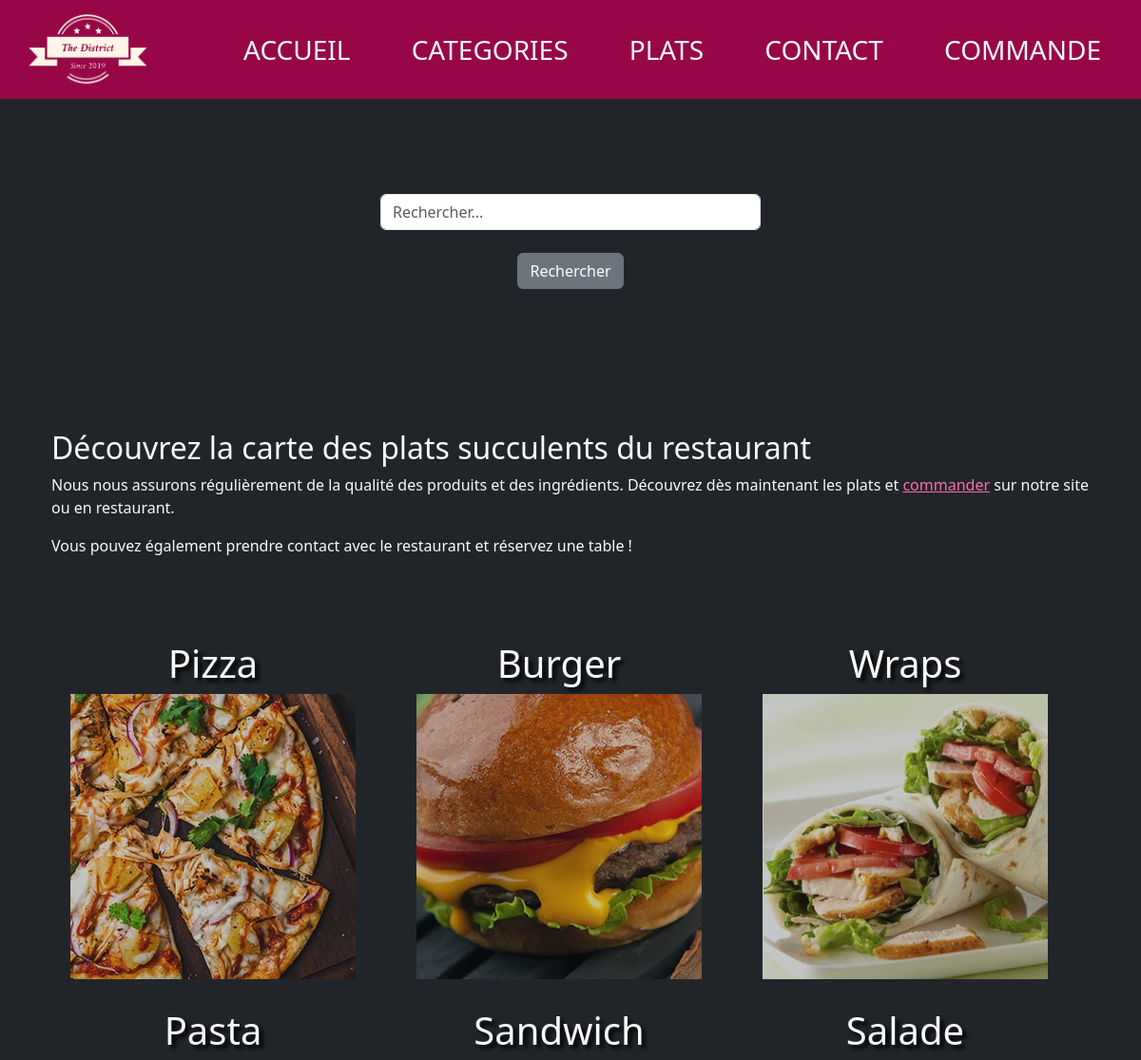
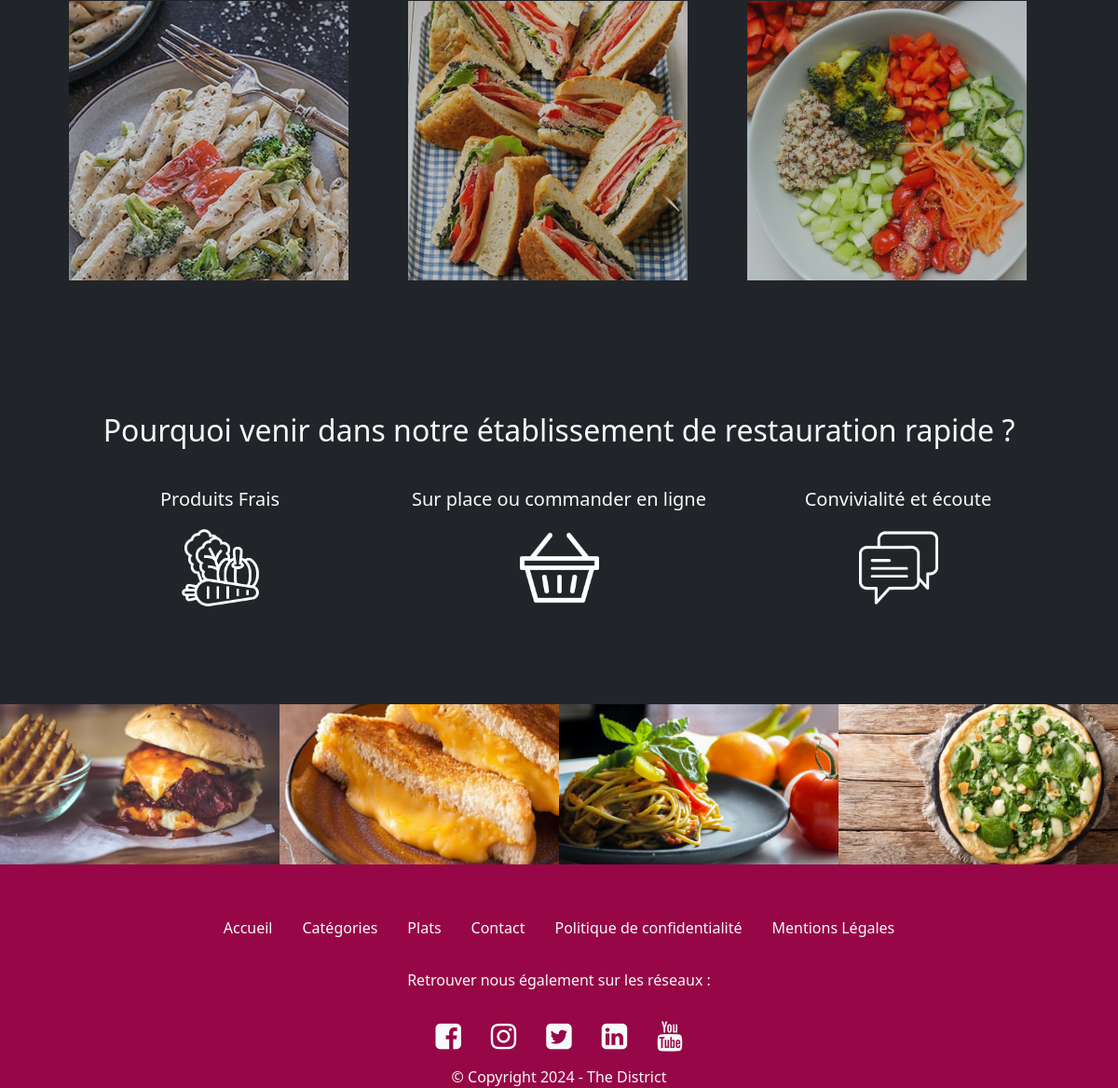
/FRONT/index.php, run on the app's committed database (2 pictures, top to bottom).
### tables this page shows
CREATE TABLE `categorie` (
  `id` int(11) NOT NULL,
  `libelle` varchar(100) NOT NULL,
  `image` varchar(255) NOT NULL,
  `active` varchar(10) NOT NULL
);

### FRONT/DAO.php (called while the page is built, shortened)
<?php
function getCatIndex($db)
{
    $query = $db->query("SELECT * FROM categorie WHERE active = 'Yes' LIMIT 6");
    $query->execute();
    $categorie = $query->fetchAll(PDO::FETCH_OBJ);
    return $categorie;
}

### FRONT/index.php (the view, shortened to what this page needs)
<?php
include 'header.php';
include 'db_connect.php';
require_once("DAO.php");
?>
<div class="bandeau img-fluid d-flex align-items-center justify-content-center parallax">
    <form class="col-8 mx-auto" action="" method="get">
        <div class="col-6 text-center  mx-auto">
            <input name="search" class="form-control" type="search" placeholder="Rechercher..." aria-label="Search">
            <button name="submit" class="btn btn-secondary mt-4" type="submit">Rechercher</button>
        </div>
    </form>
</div>
<div class="bg-dark">
    <div class="text-light p-4">
        <div class="container p-4">
            <h2> Découvrez la carte des plats succulents du restaurant </h2>
            <p>Nous nous assurons régulièrement de la qualité des produits et des ingrédients.
                Découvrez dès maintenant les plats et <a class="colortxt_district" href="plats.php">commander</a> sur notre site ou en restaurant.</p>
            <p>Vous pouvez également prendre contact avec le restaurant et réservez une table !</p>
        </div>
    </div>
    <div class="container text-center p-4">
        <div id="menu-cat" class="row col-12">
            <?php
            $categories = getCatIndex($db);
            foreach ($categories as $cat): ?>
                <div class="col-4 mb-4 text-light">
                    <h3 class="fs-1"><?= $cat->libelle ?></h3>
                    <a class="nav-link" href="plat.php?id_categorie=<?= $cat->id ?>">
                        <div class="portrait">
                            <img class="" src="images/category/thumbnails/thumbnails<?= $cat->id ?>.png" alt="<?= $cat->libelle ?>">
                        </div>
                    </a>
                </div>
            <?php endforeach; ?>
        </div>
    </div>
    <div id="etab_index" class="container text-light text-center">
        <h3 class="fs-2 p-2">Pourquoi venir dans notre établissement de restauration rapide ?</h3>
        <div class="row align-items-start p-4">
            <div class="col">
                <p class="fs-5">Produits Frais </p>
                <img class="w-25" src="images/vegetable.png" alt="">
            </div>
            <div class="col">
                <p class="fs-5">Sur place ou commander en ligne </p>
                <img class="w-25" src="images/shopping-basket.png" alt="">
            </div>
            <div class="col">
                <p class="fs-5">Convivialité et écoute </p>
                <img class="w-25" src="images/chat.png" alt="">
            </div>
        </div>
    </div>
    <div>
        <div class="slider-container slider-1">
            <div class="slider">
                <img class="img-fluid w-25 m-0 p-0" src="images/food/thumbfood/burger1.png" alt="">
                <img class="img-fluid w-25 m-0 p-0" src="images/food/thumbfood/food1.png" alt="">
                <img class="img-fluid w-25 m-0 p-0" src="images/food/thumbfood/pasta1.png" alt="">
                <img class="img-fluid w-25 m-0 p-0" src="images/food/thumbfood/pizza1.png" alt="">
            </div>
        </div>
    </div>
</div>
<?php include 'footer.php'; ?>

### FRONT/header.php (shortened to what this page needs)
<!DOCTYPE html>
<html lang="fr">
<head>
  <link rel="stylesheet" href="css/style.css">
  <link rel="stylesheet" href="https://cdnjs.cloudflare.com/ajax/libs/font-awesome/4.7.0/css/font-awesome.min.css">
  <link rel="stylesheet" href="https://cdn.jsdelivr.net/npm/bootstrap-icons@1.7.1/font/bootstrap-icons.css">
  <link href="css/bootstrap.min.css" rel="stylesheet">
  <link rel="stylesheet" href="css/bootstrap.rtl.min.css">
</head>
<body class="body bg-dark">
  <header>
    <nav id="nav" class="navbar navbar-expand-lg">
      <div class="container-fluid">
        <a class="navbar-brand" href="index.php">
          <img class="" src="images/the_district_brand/logo_transparent.png" width="128" alt="">
        </a>
        <div class="collapse navbar-collapse justify-content-end" id="navbarSupportedContent">
          <div class="blocknav green borderXwidth">
            <a href="index.php" class="text-light fs-3">ACCUEIL</a>
            <a href="categories.php" class="text-light fs-3">CATEGORIES</a>
            <a href="plats.php" class="text-light fs-3">PLATS</a>
            <a href="contact.php" class="text-light fs-3">CONTACT</a>
            <a href="commande.php" class="text-light fs-3">COMMANDE</a>
          </div>
        </div>
      </div>
    </nav>
  </header>

### FRONT/footer.php (shortened to what this page needs)
<footer class="footer text-light pt-5" style="background-color: #970747;">
        <ul class="nav justify-content-center  align-items-center">
            <li class="nav-item">
                <a class="nav-link text-light" href="index.php">Accueil</a>
            </li>
            <li class="nav-item">
                <a class="nav-link text-light" href="categories.php">Catégories</a>
            </li>
            <li class="nav-item">
                <a class="nav-link text-light" href="plats.php">Plats</a>
            </li>
            <li class="nav-item">
                <a href="contact.php" class="nav-link text-light">Contact</a>
            </li>
            <li class="nav-item">
                <a href="politique.php" class="nav-link text-light">Politique de confidentialité</a>
            </li>
            <li class="nav-item">
                <a href="mentions.php" class="nav-link text-light">Mentions Légales</a>
            </li>
        </ul>
        <p class="text-center top-2 mt-4">Retrouver nous également sur les réseaux :</p>
        <ul class="nav justify-content-center  align-items-center" style="font-size: 2em;">
            <li class="nav-item">
                <a class="nav-link text-light" href="#"><i class="fa fa-facebook-square" aria-hidden="true"></i></a>
            </li>
            <li class="nav-item">
                <a class="nav-link text-light" href="#"><i class="fa fa-instagram" aria-hidden="true"></i></a>
            </li>
            <li class="nav-item">
                <a class="nav-link text-light" href="#"><i class="fa fa-twitter-square" aria-hidden="true"></i></a>
            </li>
            <li class="nav-item">
                <a class="nav-link text-light" href="#"><i class="fa fa-linkedin-square" aria-hidden="true"></i></a>
            </li>
            <li class="nav-item">
                <a class="nav-link text-light" href="#"><i class="fa fa-youtube" aria-hidden="true"></i></a>
            </li>
        </ul>
        <p class="text-center m-0">&copy; Copyright 2024 - The District</p>
    </footer>
</body>
</html>

### FRONT/css/style.css (style rules this page uses)
body { margin: 0 auto; display: block; width: 100%; overflow-x: hidden; }
header { background-color: #970747; }
.colortxt_district { color: #ff6cae; }
div.blocknav { text-align: center; }
div.blocknav a { color: #FFF; text-decoration: none; margin: 0px 10px; padding: 10px 20px; position: relative; z-index: 0; cursor: pointer; }
div.borderXwidth a:before, div.borderXwidth a:after { position: absolute; opacity: 0; width: 0%; height: 2px; content: ''; background: #FFF; transition: all 0.3s; }
div.borderXwidth a:before { left: 0px; top: 0px; }
div.borderXwidth a:after { right: 0px; bottom: 0px; }
.bandeau { display: block; width: 100%; min-height : 100%; }
#menu-cat h3 { z-index: 1; position: relative; text-shadow: 4px 4px 4px #000000; }
.parallax { min-height: 300px; background-attachment: fixed; background-position: top; background-repeat: no-repeat; background-size: 100% cover; }
.portrait { overflow: hidden; display: inline-block; height: 300px;opacity: 75%; }
.portrait img { height: 100%; transition: all .5s; }
#etab_index { clear: both; padding-top: 80px; padding-bottom: 80px; }
.slider-1 { overflow: hidden; }
.slider-1 .slider { animation: slider-1 16s infinite ease-in-out; display: flex; }
.slider-1 img { flex-shrink: 0; padding: 72px 0; width: 100%; }

### data on the page
categorie: libelle "Pizza", shows a picture
categorie: libelle "Burger", shows a picture
categorie: libelle "Wraps", shows a picture
categorie: libelle "Pasta", shows a picture
categorie: libelle "Sandwich", shows a picture
categorie: libelle "Salade", shows a picture
